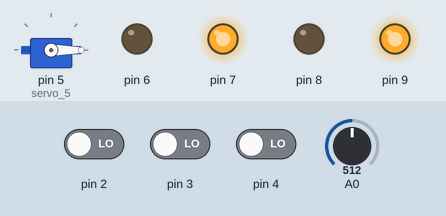
A sketch run on a simulated Arduino Uno, built with avr-gcc and run on an emulated ATmega328P. Parts: servo, output pins drawn as LEDs (lit = HIGH). The inputs (shaded band) are chosen by the test bench; at power-on: pin 2 LOW, pin 3 LOW, pin 4 LOW, A0 = 512.

Above: at 0.1 s.
At 1.1 s:
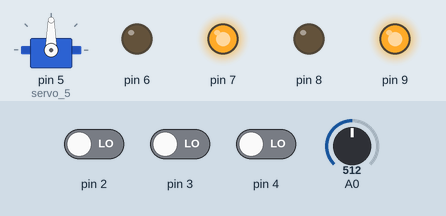
Timing chart, 0 to 2.6 s (numbered marks = the images above):
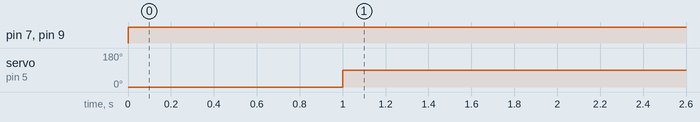

The sketch:

Parking2019.ino
```cpp
#include <Servo.h>

boolean b_Barrera;

Servo servo_5;

int fnc_dynamic_analogRead(int _pin){
	pinMode(_pin,INPUT);
	return analogRead(_pin);
}

void fnc_dynamic_digitalWrite(int _pin, int _e){
	pinMode(_pin,OUTPUT);
	digitalWrite(_pin,_e);
}

void setup()
{
  Serial.begin(9600);

servo_5.attach(5);

pinMode(2, INPUT);
pinMode(3, INPUT);
pinMode(4, INPUT);
  servo_5.write(0);
  delay(0);
  b_Barrera = false;

}


void loop()
{

    if ((digitalRead(2) && (!b_Barrera))) {
      delay(1000);
      servo_5.write(90);
      delay(100);
      b_Barrera = true;
      while(!(((fnc_dynamic_analogRead(0) < 600))));
      delay(100);
      while(((fnc_dynamic_analogRead(0) < 600)));
      delay(1000);
      servo_5.write(0);
      delay(100);
      b_Barrera = false;

    }
    if (digitalRead(3)) {
      fnc_dynamic_digitalWrite(6, HIGH);
      fnc_dynamic_digitalWrite(7, LOW);

    } else {
      fnc_dynamic_digitalWrite(6, LOW);
      fnc_dynamic_digitalWrite(7, HIGH);

    }
    if (digitalRead(4)) {
      fnc_dynamic_digitalWrite(8, HIGH);
      fnc_dynamic_digitalWrite(9, LOW);

    } else {
      fnc_dynamic_digitalWrite(8, LOW);
      fnc_dynamic_digitalWrite(9, HIGH);

    }
    if (((fnc_dynamic_analogRead(0) < 600) && (!b_Barrera))) {
      delay(1000);
      servo_5.write(90);
      delay(100);
      delay(100);
      while(((fnc_dynamic_analogRead(0) < 600)));
      delay(5000);
      servo_5.write(0);
      delay(100);

    }
    delay(100);

}
```

Measured:
- by itself, pin 7, pin 9: LOW → HIGH at 0.00 s
- by itself, servo on pin 5 (servo_5): 0° → 90° at 1.0 s
